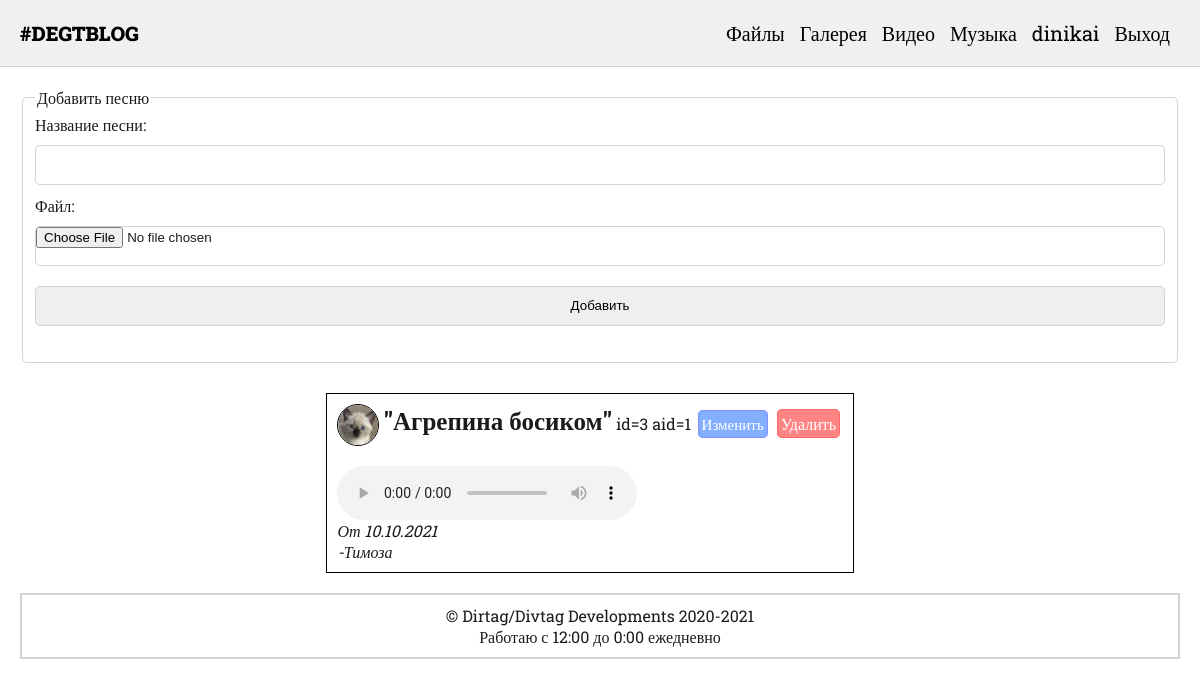
/music.php (signed in), run on the app's committed database.
### tables this page shows
CREATE TABLE `user` (
  `id` int UNSIGNED NOT NULL,
  `username` varchar(255) NOT NULL,
  `name` varchar(255) NOT NULL,
  `password` varchar(255) NOT NULL,
  `email` varchar(255) NOT NULL,
  `admin` tinyint(1) NOT NULL,
  `avatar_file` varchar(255) NOT NULL,
  `bg_file` varchar(255) NOT NULL,
  `invert_bg` tinyint(1) NOT NULL
);

CREATE TABLE `music` (
  `id` int UNSIGNED NOT NULL,
  `name` varchar(255) NOT NULL,
  `filename` varchar(255) NOT NULL,
  `date` varchar(255) NOT NULL,
  `author_id` int UNSIGNED NOT NULL
);

### core/Util.php (called while the page is built)
<?php
class Util {
    public static function getUserData($id) {
        $dsn = "mysql:dbname=dirtagbase;host=localhost";
        $user = "admin";
        $password = "122572";
        $pdo = new \PDO($dsn, $user, $password);
        $sql = "SELECT * FROM user WHERE id=$id";
        $result = $pdo->query($sql);
        $rows = $result->fetch();
        return $rows;
    }
}

### music.php (the view, shortened to what this page needs)
<?php
include("template/header.php");
if(array_key_exists("userid", $_COOKIE)):
    $admin = Util::getUserData($_COOKIE["userid"])["admin"];
?>
<fieldset>
    <legend>Добавить песню</legend>
    <form method="POST" action="add_music.php" enctype="multipart/form-data">
	    <label>Название песни:<br><input type="text" name="name" required></label><br>
	    <label>Файл:<br><input type="file" name="file" accept="audio/*" required></label><br>
	    <input type="submit" value="Добавить">
    </form>
</fieldset>
<?php else: ?>
	<i>Внимание! Чтобы выкладывать музыку, надо войти</i>
<?php endif; ?>
<div class="gallery-flex">
<?php
$sql = "SELECT * FROM `music` ORDER BY id DESC";
$result = $pdo->query($sql);
foreach($result as $row):
?>
<div class="gallery-picture-box">
<img src="avatars/<?= Util::getUserData($row["author_id"])["avatar_file"]; ?>" class="avatar">
    <span class="post-title">"<?= trim($row["name"]); ?>"</span>
    <?php
				if(array_key_exists("userid", $_COOKIE)): if($admin == 1) {
					echo " id=" . $row["id"] . " aid=" . $row["author_id"];
				}
			?>
    <?php if($row["author_id"] == $_COOKIE["userid"] || $admin == 1): ?>
		<form method="POST" action="edit_music_form.php" class="like-form">
				<label><span class="blue">Изменить</span><input type="submit" class="like-input"></label>
			</form>
			<form method="POST" action="delete_music.php" class="like-form">
				<label><span class="warning">Удалить</span><input type="submit" class="like-input"></label>
			</form><?php endif; endif; ?><br>
	<audio src="music/<?= $row["filename"]; ?>" controls></audio><br>
	<span class="post-date">От <?= $row["date"]; ?></span><br>
	<div class="post-date">-<?= Util::getUserData($row["author_id"])["name"]; ?></div>
</div>
<?php
endforeach;
?>
</div>
<?php include("template/footer.php"); ?>

### template/header.php (shortened to what this page needs)
<?php
include("core/Util.php");
if(array_key_exists("userid", $_COOKIE)) {
    $admin = Util::getUserData($_COOKIE["userid"])["admin"];
	$username = Util::getUserData($_COOKIE["userid"])["username"];
}
?>
<html>
<head>
	<link rel="stylesheet" href="../main.css">
	<link rel="stylesheet" href="../icomoon/style.css">
</head>
<body>
	<div class="nav">
		<a class="logo" href="/">#DEGTBLOG</a>
		<span class="nav-list">
		<a href="files.php" class="nav-item">Файлы</a> <a href="gallery.php" class="nav-item">Галерея</a>
		<a href="video.php" class="nav-item">Видео</a> <a href="music.php" class="nav-item">Музыка</a>
		<?php if(isset($_COOKIE["userid"])): ?>
			<a href="view_user.php?id=<?= $_COOKIE["userid"] ?>" class="nav-item"><?= $username; ?></a> <a href="logout.php" class="nav-item">Выход</a>
		<?php else: ?>
			<a href="signin_form.php" class="nav-item">Вход</a>
		<?php endif; ?> </span> <button class="dropdown-btn-button"><img class="dropdown-btn" src="img/menu.png"></button>
	</div>
	<div class="container">
		<div class="content">

### main.css (style rules this page uses)
body { font-family: 'Roboto Slab', serif; color:rgb(27, 27, 27); padding: 0; margin: 0; max-width: 100%; max-height: 100%; background-repeat: cover; background: rgb(red, green, blue); }
.container { margin: 20px; }
textarea, input { width: 100%; margin-bottom: 10px; margin-top: 10px; border: 1px solid lightgray; border-radius: 5px; }
input { height: 40px; }
.logo { text-decoration: none; color: black; font-weight: 900; margin-right: 50px; }
.post-title { font-size: 25px; font-weight: bold; }
.post-date { font-style: italic; }
.nav { border-bottom: lightgray solid 1px; padding: 20px; margin: 0; font-size: 20px; background: rgb(240, 240, 240); }
.nav-item { text-decoration: none; color: #000; margin-right: 10px; }
.nav-list { float: right; }
.gallery-flex { display: flex; flex-wrap: wrap; justify-content: center; }
.gallery-picture-box { border: 1px solid #000; padding: 10px; background: #fff; margin: 10px 20px 10px 0; }
.like-form { display: inline; }
.warning { color: #fff; cursor: pointer; font-size: 16px; border: 1px solid rgb(255, 107, 107); padding: 3px; border-radius: 5px; background: rgb(255, 132, 132); }
.avatar { width: 40px; height: 40px; border-radius: 50%; border: #000 solid 1px; vertical-align: middle; }
audio { margin-top: 20px; }
fieldset { margin-bottom: 20px; }
.blue { color: #fff; cursor: pointer; font-size: 15px; border: 1px solid rgb(132, 144, 255); padding: 3px; border-radius: 5px; background: rgb(132, 175, 255); }
.blue, .warning { margin: 2.5px; }
fieldset { border: 1px solid lightgray; border-radius: 5px; }

### data on the page
user: username "dinikai"
music: author.avatar_file (picture), name "Агрепина босиком", id "3", author "1", date "10.10.2021", author.name "Тимоза"
